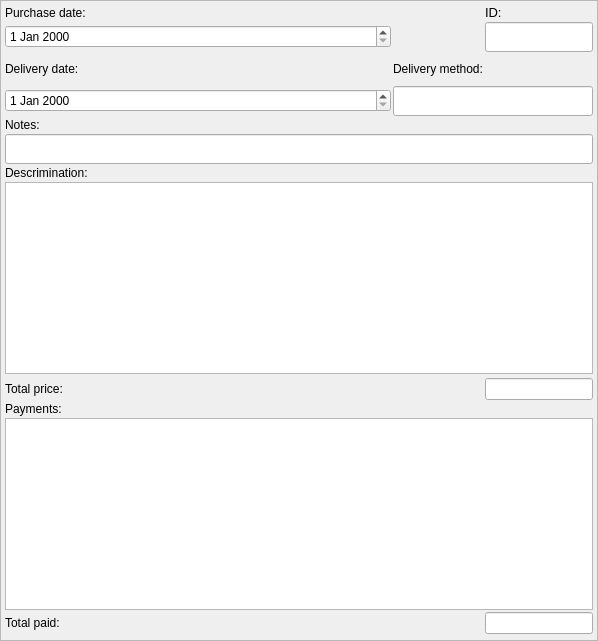
        <widget class="QFrame" name="frmBuyInfo">
         <property name="sizePolicy">
          <sizepolicy hsizetype="Expanding" vsizetype="Preferred">
           <horstretch>0</horstretch>
           <verstretch>0</verstretch>
          </sizepolicy>
         </property>
         <property name="minimumSize">
          <size>
           <width>300</width>
           <height>100</height>
          </size>
         </property>
         <property name="frameShape">
          <enum>QFrame::StyledPanel</enum>
         </property>
         <property name="frameShadow">
          <enum>QFrame::Plain</enum>
         </property>
         <layout class="QHBoxLayout" name="horizontalLayout" stretch="0">
          <property name="spacing">
           <number>2</number>
          </property>
          <property name="leftMargin">
           <number>2</number>
          </property>
          <property name="topMargin">
           <number>2</number>
          </property>
          <property name="rightMargin">
           <number>2</number>
          </property>
          <property name="bottomMargin">
           <number>2</number>
          </property>
          <item>
           <layout class="QGridLayout" name="gLayoutBuyForms" rowstretch="0,0,0,0,0,0,0,0,0,0,0,0,0,0,0,0,0,0" columnstretch="1,0,0,0">
            <property name="leftMargin">
             <number>2</number>
            </property>
            <property name="topMargin">
             <number>2</number>
            </property>
            <property name="rightMargin">
             <number>2</number>
            </property>
            <property name="bottomMargin">
             <number>2</number>
            </property>
            <property name="spacing">
             <number>2</number>
            </property>
            <item row="7" column="0" colspan="4">
             <layout class="QVBoxLayout" name="layoutTableBuyUtility">
              <property name="spacing">
               <number>2</number>
              </property>
              <item>
               <widget class="dbTableWidget" name="tableBuyItems">
                <property name="minimumSize">
                 <size>
                  <width>500</width>
                  <height>0</height>
                 </size>
                </property>
                <property name="frameShape">
                 <enum>QFrame::StyledPanel</enum>
                </property>
                <property name="frameShadow">
                 <enum>QFrame::Raised</enum>
                </property>
               </widget>
              </item>
             </layout>
            </item>
            <item row="1" column="0">
             <widget class="vmDateEdit" name="dteBuyDate"/>
            </item>
            <item row="4" column="0">
             <widget class="QLabel" name="lblBuyNotes_2">
              <property name="maximumSize">
               <size>
                <width>16777215</width>
                <height>30</height>
               </size>
              </property>
              <property name="text">
               <string>Notes:</string>
              </property>
             </widget>
            </item>
            <item row="14" column="0">
             <widget class="QLabel" name="lblBuyTotalPaid">
              <property name="text">
               <string>Total paid:</string>
              </property>
             </widget>
            </item>
            <item row="5" column="0" colspan="4">
             <widget class="vmLineEdit" name="txtBuyNotes">
              <property name="minimumSize">
               <size>
                <width>0</width>
                <height>30</height>
               </size>
              </property>
             </widget>
            </item>
            <item row="0" column="0" colspan="3">
             <widget class="QLabel" name="lblBuyDate_2">
              <property name="maximumSize">
               <size>
                <width>16777215</width>
                <height>40</height>
               </size>
              </property>
              <property name="frameShape">
               <enum>QFrame::NoFrame</enum>
              </property>
              <property name="frameShadow">
               <enum>QFrame::Plain</enum>
              </property>
              <property name="text">
               <string>Purchase date:</string>
              </property>
              <property name="textFormat">
               <enum>Qt::PlainText</enum>
              </property>
             </widget>
            </item>
            <item row="6" column="3">
             <layout class="QHBoxLayout" name="horizontalLayout_9"/>
            </item>
            <item row="10" column="0">
             <widget class="QLabel" name="lblBuyTotalPrice">
              <property name="text">
               <string>Total price:</string>
              </property>
             </widget>
            </item>
            <item row="3" column="0">
             <widget class="vmDateEdit" name="dteBuyDeliveryDate"/>
            </item>
            <item row="2" column="1" colspan="2">
             <widget class="QLabel" name="lblBuyDeliverMethod_2">
              <property name="minimumSize">
               <size>
                <width>0</width>
                <height>30</height>
               </size>
              </property>
              <property name="maximumSize">
               <size>
                <width>16777215</width>
                <height>40</height>
               </size>
              </property>
              <property name="frameShape">
               <enum>QFrame::NoFrame</enum>
              </property>
              <property name="frameShadow">
               <enum>QFrame::Plain</enum>
              </property>
              <property name="text">
               <string>Delivery method:</string>
              </property>
              <property name="textFormat">
               <enum>Qt::PlainText</enum>
              </property>
             </widget>
            </item>
            <item row="17" column="0">
             <widget class="QWidget" name="widget_3" native="true"/>
            </item>
            <item row="3" column="1" colspan="3">
             <widget class="vmLineEdit" name="txtBuyDeliveryMethod">
              <property name="minimumSize">
               <size>
                <width>0</width>
                <height>30</height>
               </size>
              </property>
             </widget>
            </item>
            <item row="0" column="3">
             <widget class="QLabel" name="lblBuyID_2">
              <property name="maximumSize">
               <size>
                <width>50</width>
                <height>30</height>
               </size>
              </property>
              <property name="font">
               <font>
                <family>Arial</family>
                <pointsize>10</pointsize>
                <weight>50</weight>
                <bold>false</bold>
               </font>
              </property>
              <property name="frameShape">
               <enum>QFrame::NoFrame</enum>
              </property>
              <property name="frameShadow">
               <enum>QFrame::Plain</enum>
              </property>
              <property name="text">
               <string>ID:</string>
              </property>
              <property name="textFormat">
               <enum>Qt::PlainText</enum>
              </property>
             </widget>
            </item>
            <item row="9" column="0">
             <widget class="QWidget" name="widget_2" native="true"/>
            </item>
            <item row="1" column="3">
             <widget class="vmLineEdit" name="txtBuyID">
              <property name="minimumSize">
               <size>
                <width>0</width>
                <height>30</height>
               </size>
              </property>
              <property name="maximumSize">
               <size>
                <width>16777215</width>
                <height>30</height>
               </size>
              </property>
              <property name="focusPolicy">
               <enum>Qt::ClickFocus</enum>
              </property>
             </widget>
            </item>
            <item row="10" column="3">
             <widget class="vmLineEditWithButton" name="txtBuyTotalPrice"/>
            </item>
            <item row="11" column="0">
             <widget class="QLabel" name="lblBuyItems">
              <property name="text">
               <string>Payments:</string>
              </property>
             </widget>
            </item>
            <item row="2" column="0">
             <widget class="QLabel" name="lblBuyDeliverDate">
              <property name="maximumSize">
               <size>
                <width>16777215</width>
                <height>40</height>
               </size>
              </property>
              <property name="frameShape">
               <enum>QFrame::NoFrame</enum>
              </property>
              <property name="frameShadow">
               <enum>QFrame::Plain</enum>
              </property>
              <property name="text">
               <string>Delivery date:</string>
              </property>
              <property name="textFormat">
               <enum>Qt::PlainText</enum>
              </property>
             </widget>
            </item>
            <item row="6" column="0">
             <widget class="QLabel" name="lblBuyPayments">
              <property name="text">
               <string>Descrimination:</string>
              </property>
             </widget>
            </item>
            <item row="12" column="0" colspan="4">
             <layout class="QVBoxLayout" name="layoutTableBuyPaysUtility">
              <property name="spacing">
               <number>2</number>
              </property>
              <item>
               <widget class="dbTableWidget" name="tableBuyPayments">
                <property name="minimumSize">
                 <size>
                  <width>500</width>
                  <height>0</height>
                 </size>
                </property>
                <property name="frameShape">
                 <enum>QFrame::StyledPanel</enum>
                </property>
                <property name="frameShadow">
                 <enum>QFrame::Raised</enum>
                </property>
               </widget>
              </item>
             </layout>
            </item>
            <item row="14" column="3">
             <widget class="vmLineEditWithButton" name="txtBuyTotalPaid"/>
            </item>
           </layout>
          </item>
         </layout>
        </widget>
